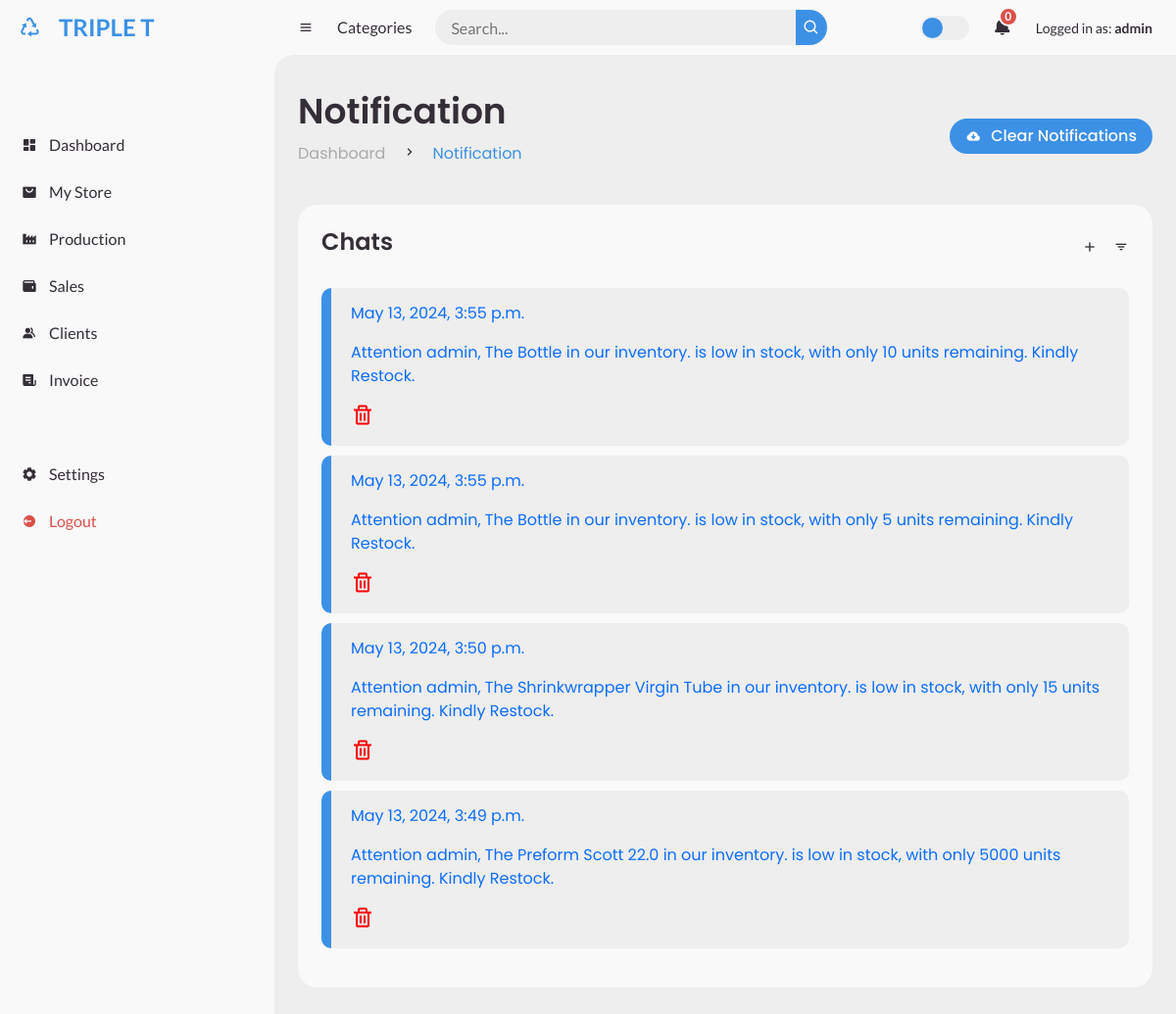
Before: /notify/ (signed in) with the older database file.
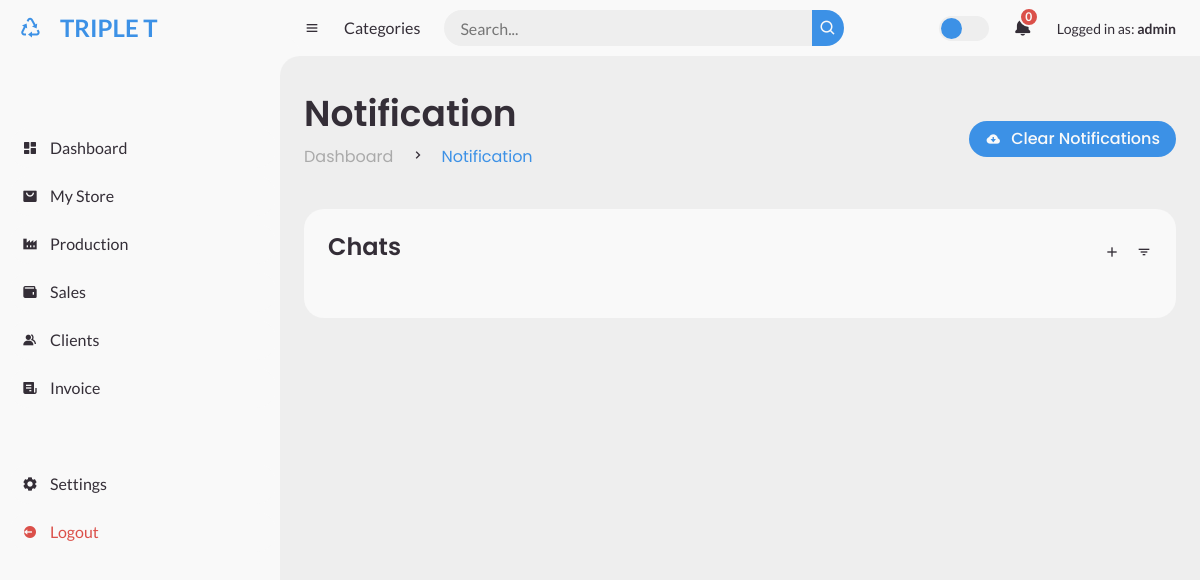
After: the same page with the newer database file.
### store/models.py (models this page shows)
class Notification(models.Model):
    recipient = models.ForeignKey(User, on_delete=models.CASCADE)
    message = models.TextField()
    timestamp = models.DateTimeField(default=timezone.now)
    is_read = models.BooleanField(default=False)

### store/views.py (the view)
# urls.py: path('notify/', views.show_notification, name="notify"),
@login_required
def show_notification(request):
    notifications = Notification.objects.filter(recipient=request.user).order_by('-timestamp')
    unread_notifications_count = notifications.filter(is_read=False).count()
    return render(request, 'notification/index.html', {'notifications': notifications, 'unread_notifications_count': unread_notifications_count})

### store/templates/notification/index.html (shortened to what this page needs)
{% extends "notification/base.html" %}
{% block body %}
<div class="head-title">
    <div class="left">
      <h1>Notification</h1>
      <ul class="breadcrumb">
        <li>
            <a  href="#">Dashboard</a>
        </li>
        <li><i class='bx bx-chevron-right' ></i></li>
        <li>
            <a class="active" href="{% url 'notify' %}">Notification</a>
        </li>
      </ul>
    </div>
    <a href="#" class="btn-download" onclick="clearNotifications()">
      <i class='bx bxs-cloud-download'></i>
      <span class="text">Clear Notifications</span>
  </a>
</div>
<div class="table-data">
    <div class="todo">
      <div class="head">
        <h3>Chats</h3>
        <i class='bx bx-plus' ></i>
        <i class='bx bx-filter' ></i>
      </div>
      <ul class="todo-list">
        {% for notification in notifications %}
          <a href="#">
            <li class="completed" style="display: flex;flex-direction: column; align-items: flex-start; margin-bottom: 10px;" >
              <p>{{ notification.timestamp }}</p>
              <p>{{ notification.message }}</p>
              <form action="{% url 'delete_notification' notification.id %}" method="post">
                <button type="submit" class="delete-button">
                    <i class='bx bx-trash delete-icon'></i>
                </button>
              </form>
            </li>
          </a>
        {% endfor %}
      </ul>
    </div>
  </div>
{% endblock %}

Changed rows visible on the page:
removed Notification: timestamp "May 13, 2024, 3:55 p.m.", message "Attention admin, The Bottle in our inventory. is low in stock, with only 10 units remaining. Kindly Restock."
removed Notification: timestamp "May 13, 2024, 3:55 p.m.", message "Attention admin, The Bottle in our inventory. is low in stock, with only 5 units remaining. Kindly Restock."
removed Notification: timestamp "May 13, 2024, 3:50 p.m.", message "Attention admin, The Shrinkwrapper Virgin Tube in our inventory. is low in stock, with only 15 units remaining. Kindly Restock."
removed Notification: timestamp "May 13, 2024, 3:49 p.m.", message "Attention admin, The Preform Scott 22.0 in our inventory. is low in stock, with only 5000 units remaining. Kindly Restock."
